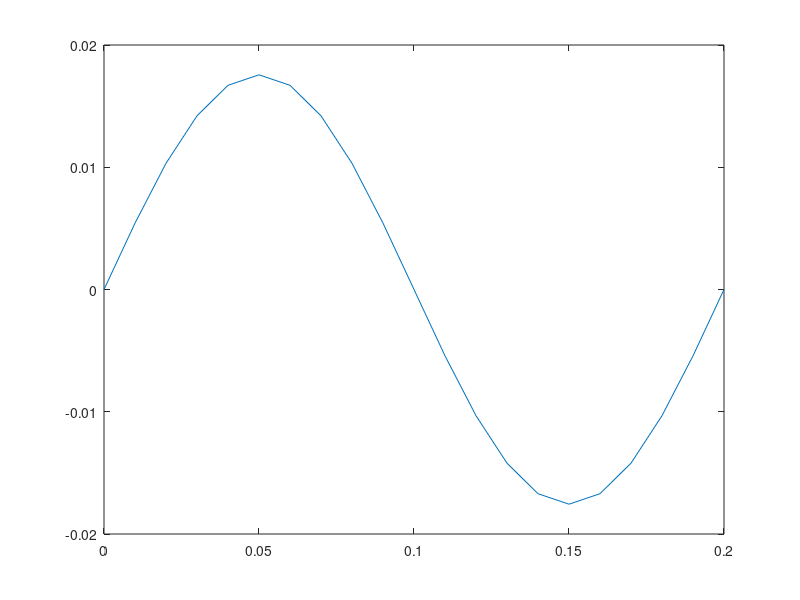

Source code (MATLAB):
clear all;
close all;

Hc = 11.2*1e3; % Coercive Force of Magnet
Br = 1.48; % Remanence of magnet (T)
u0 = 4*pi*1e-7; % permeability of free space
h = 0.2; % Height of magnets (m)
tau = 0.1; % Pole pitch (m)
beta = pi/tau; % Wave number
n = 100; % Number of turns
i_c = 50; % Current into the EM's
p = pi/tau;
M = 4;

%g = 0:0.001:0.2;
g = 0.015;
x = 0:0.01:0.2
%Jc = n*i_c; % Electromagnet current density
Jc = 30*1e6; % Ampere-Turns 
%Jc = 0;
Jm = h*Hc; % Current density of Magnet

Pavg = ((u0/4)*((Jc+Jm)/beta)*((sinh(beta*h))./cosh(beta*(g+h)))).^2;

B0 = Br*(1-exp(-p*g))*sin(pi/M)/(pi/M);

By = B0*sin(beta*x)*Pavg;

plot(x,By)
%plot(g,Pavg)
